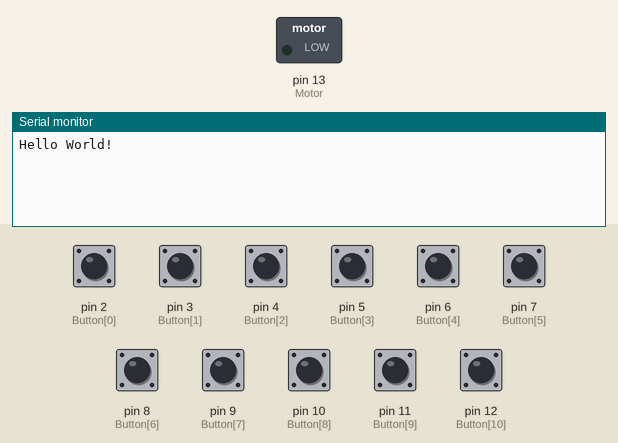
Recording of a sketch running on a simulated Arduino Uno, built with avr-gcc and run on an emulated ATmega328P. Parts: switched loads named in the sketch (green lamp = pin HIGH), the last lines printed to the serial monitor. The inputs (shaded band) are chosen by the test bench; at power-on: pin 2 (Button[0]), pin 3 (Button[1]), pin 4 (Button[2]), pin 5 (Button[3]), pin 6 (Button[4]), pin 7 (Button[5]), pin 8 (Button[6]), pin 9 (Button[7]), pin 10 (Button[8]), pin 11 (Button[9]), pin 12 (Button[10]) LOW.

Above: at 1.2 s.
1.3 s: pin 2 (Button[0]) pulled HIGH for 0.15 s
At 1.9 s:
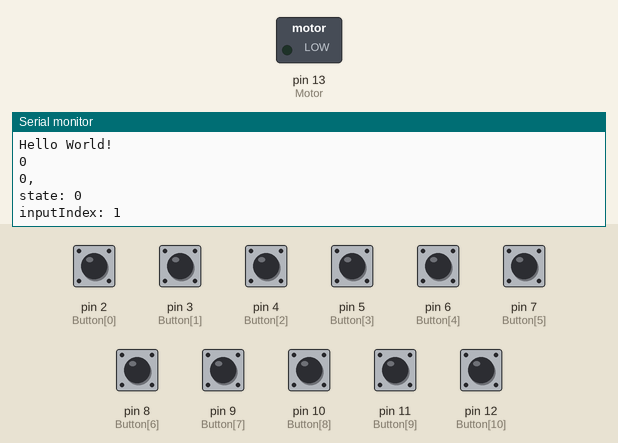
2.9 s: pin 3 (Button[1]) pulled HIGH for 0.15 s
At 4.1 s:
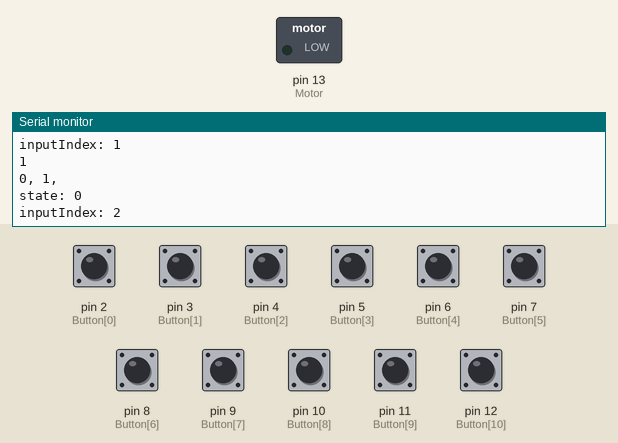
4.5 s: pin 4 (Button[2]) pulled HIGH for 0.15 s
At 5.7 s:
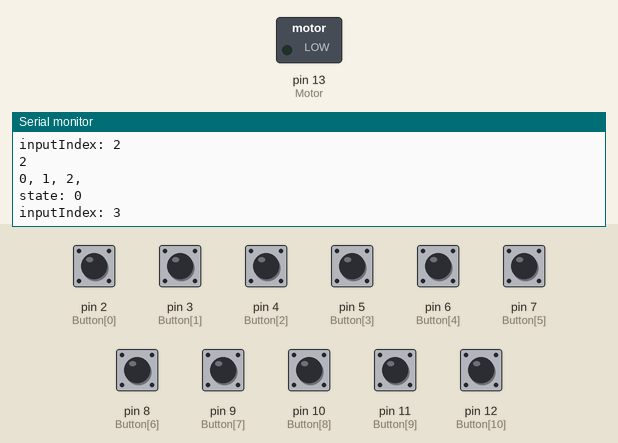
6.1 s: pin 2 (Button[0]) pulled HIGH for 1 s
At 8.3 s:
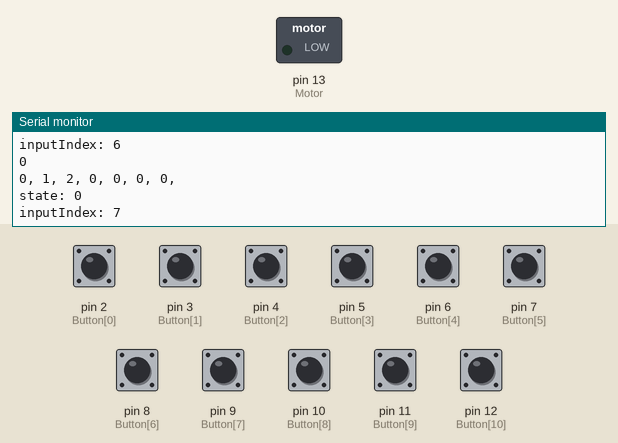
8.6 s: pin 3 (Button[1]) pulled HIGH for 1 s
At 10.9 s:
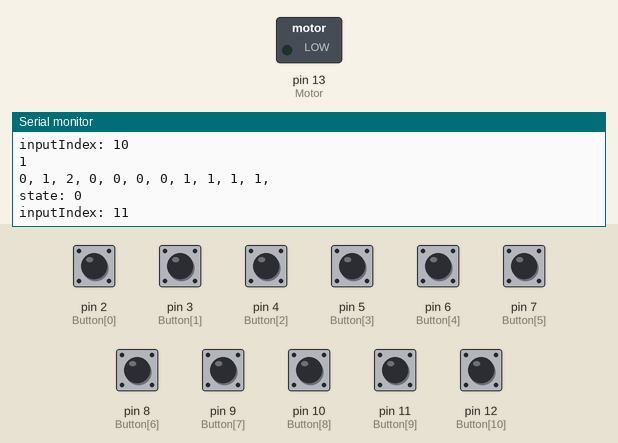
Timing chart, 0 to 12.1 s (numbered marks = the images above; inputs shaded):
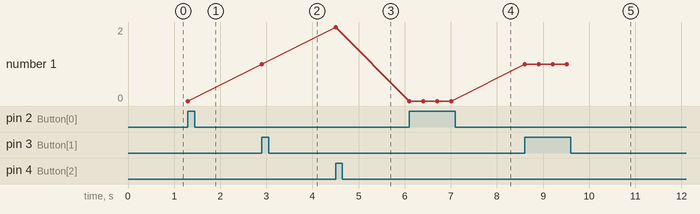

Measured:
- after the input at 1.3 s, the serial monitor: prints a new line at once (image 1)
- after the input at 2.9 s, the serial monitor: prints a new line at once (image 2)
- after the input at 4.5 s, the serial monitor: prints a new line at once (image 3)
- after the input at 6.1 s, the serial monitor: prints a new line at once (image 4)
- after the input at 8.6 s, the serial monitor: prints a new line at once (image 5)

The sketch:

test.ino
```cpp
int MaxWaitingTime = 10000000;
int ButtonDelay = 5000;
int ArrMax = 16;
int Button[11] = {2, 3, 4, 5, 6, 7, 8, 9, 10, 11, 12};
int Ctrl = 12;
int Motor = 13;
// ^ constant
// v variable
int state = 0;  // 0: lock, 1: unlock, 2: setPassword
int time = 0;   // Waiting time
int t = 0;
int inputIndex = 0;
int key[16]{0, 0, 0, 0, -1, -1, -1, -1, -1, -1, -1, -1, -1, -1, -1, -1};
int input[16]{-1, -1, -1, -1, -1, -1, -1, -1, -1, -1, -1, -1, -1, -1, -1, -1};

void setup() {
    for (int i = 0; i < 11; i++) {
        pinMode(Button[i], INPUT);
    }
    pinMode(Motor, OUTPUT);
    Serial.begin(9600);
    Serial.print("Hello World!\n");
}

void showInfo() {
    for (int i = 0; i < inputIndex; i++) {
        Serial.print(input[i]);
        Serial.print(", ");
    }
    Serial.print("\nstate: ");
    Serial.print(state);
    Serial.print("\ninputIndex: ");
    Serial.println(inputIndex);
}

bool check() {
    if (inputIndex <= 0) {
        return false;
    }
    for (int i = 0; i < inputIndex; i++) {
        if (input[i] != key[i] || key[i] == -1 || input[i] == -1) {
            return false;
        }
    }
    return true;
}

void f(int i) {
    if (i == 10) {
        if (state == 0 && check()) {
            state = 1;
        } else if (state == 1) {
            state = 2;
        } else if (state == 2) {
            state = 0;
            for (int i = 0; i < ArrMax; i++) {
                key[i] = input[i];
            }
        }
        Serial.println("enter");
        showInfo();
        for (int i = 0; i < ArrMax; i++) {
            input[i] = -1;
        }
        inputIndex = 0;
    } else if (state == 0 || state == 2) {
        if (inputIndex < ArrMax) {
            input[inputIndex] = i;
            inputIndex++;
            Serial.println(i);
            showInfo();
        }
    } else if (state == 1) {
        state = 0;
    }
}

void loop() {
    for (int i = 0; i < 11; i++) {
        if (digitalRead(Button[i]) && t <= 0) {
            t = ButtonDelay;
            time = 0;
            f(i);
        }
    }
    if (t > 0) {
        t--;
    }
    time++;
    if (state == 0) {
        digitalWrite(Motor, LOW);
    } else if (state == 1) {
        digitalWrite(Motor, HIGH);
    } else {
        if ((time / 1000) % 2 == 0) {
            digitalWrite(Motor, HIGH);
        } else {
            digitalWrite(Motor, LOW);
        }
    }
}
```
